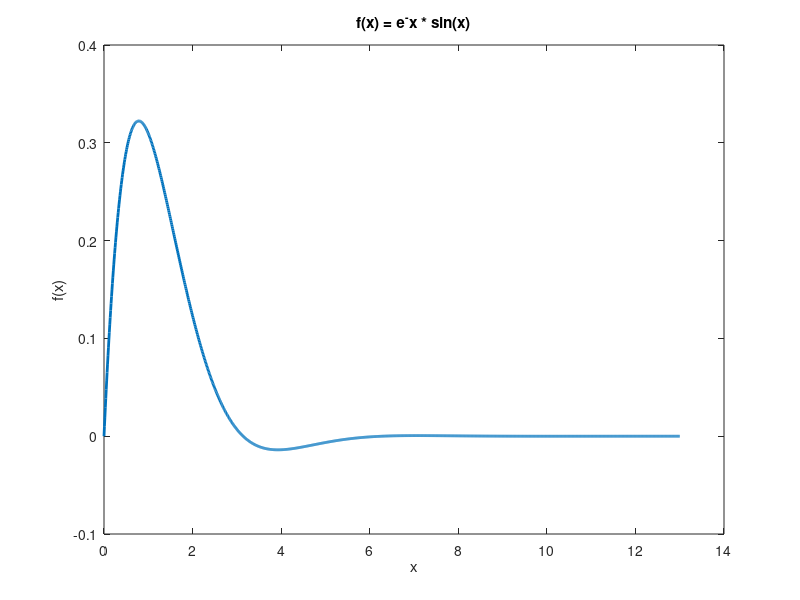

This figure's MATLAB source:
close all
clear
clc

%initial upper and lower bounds
xl = .5; %Lower Bound
xu = 4; %Upper Bound


%Initial Equation
f = @(x) exp(-x).*sin(x); %Anonymous Function

%False-Position Method
%ea = iteration error
%es = stopping criterion
%es = (0.5 * 10^(2-n))
%n = number of significant figures
xr = xl - (f(xl)*(xu-xl))/(f(xu)-f(xl)); %Initial Xr
es = (0.5 * 10^-4); %Error Threshold
ea = abs(((xr - xl)/(xr + xl))); %Error on iteration

FPGuesses=[0];
NRGuesses=[0];
i=0;

while ea>es
    i = i+1; %Counter
    fxl = f(xl) ; %Iteration Lower Bound
    fxu = f(xu); %Iterarion Upper Bound
    xr = xl - (f(xl)*(xu-xl))/(f(xu)-f(xl));
    func_xr=exp(-xr)*sin(xr);


    if f(xr)*f(xl)<0 %Rearranges Boundaries Based on guess
        ea = abs(((xr - xu)/(xu)));
        xu = xr;

    elseif f(xr)*f(xl)>0
        ea = ((xr - xl)/(xl))*100;
        xl = xr;


    end
    FPGuesses=[FPGuesses xr];
end

FPAnswer=xr;
FPiters=i;

% This is the code for a task. Under the "Publish" tab, click "Publish" and
% copy the code in that format into your word document.


%Newton Raphson
step = .15;
xr = 4;%Initial Guess
es = (0.5 * 10^-4); %Error Threshhold
ea = 1;
while ea>es
    i=i+1; %Counter
    df=f((xr+step)-f(xr-step))/(2*step); %Derivative
    xi=xr-f(xr)/df;
    ea=(xi-xr)/xi;
    xr=xi;
    NRGuesses=[NRGuesses xr];
end

X = 0:.01:13;
Y= f(X);
figure
plot(X,Y,'linewidth',2)
xlabel('x')
ylabel('f(x)')
title('f(x) = e^-x * sin(x)')

NRGuess=xr;
NRiters=i;

% This is the code for a task. Under the "Publish" tab, click "Publish" and
% copy the code in that format into your word document.
